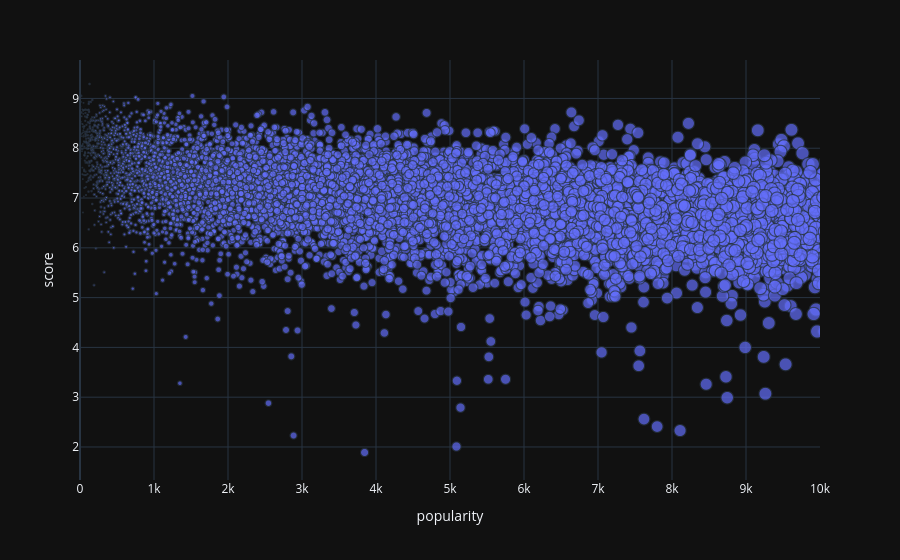

The cell this chart's notebook holds for it:
### Markdown cell above
##### Here we get a closer look of the downward curve

### Code cell
fig.update_xaxes(range = [0, 10000])
fig.show()

### Figure 1 — Plotly figure (JSON) as saved in the notebook; plotly's stock layout.template omitted (floating-point values rounded to 4 significant figures; data arrays with more than 128 entries replaced by an {"elided": "..."} marker saying what was removed)
{"data": [{"hovertemplate": "<b>%{hovertext}</b><br><br>popularity=%{marker.size}<br>score=%{y}<br>title=%{text}<extra></extra>", "hovertext": {"elided": "9543 str values"}, "legendgroup": "", "marker": {"color": "#636efa", "opacity": 0.7, "size": {"elided": "9543 int values"}, "sizemode": "area", "sizeref": 56.25, "symbol": "circle"}, "mode": "markers+text", "name": "", "showlegend": false, "x": {"elided": "9543 int values"}, "xaxis": "x", "y": {"elided": "9543 float values"}, "yaxis": "y", "type": "scattergl"}], "layout": {"xaxis": {"anchor": "y", "domain": [0.0, 1.0], "title": {"text": "popularity"}, "range": [0, 10000]}, "yaxis": {"anchor": "x", "domain": [0.0, 1.0], "title": {"text": "score"}}, "legend": {"tracegroupgap": 0, "itemsizing": "constant"}, "margin": {"t": 60}}}
